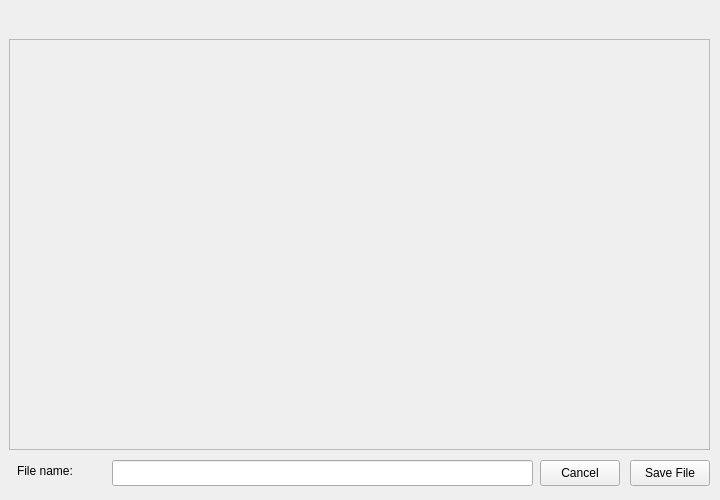
<?xml version="1.0" encoding="UTF-8"?>
<ui version="4.0">
 <class>Form</class>
 <widget class="QWidget" name="Form">
  <property name="geometry">
   <rect>
    <x>0</x>
    <y>0</y>
    <width>720</width>
    <height>500</height>
   </rect>
  </property>
  <property name="windowTitle">
   <string>Form</string>
  </property>
  <widget class="QPushButton" name="btnSave">
   <property name="geometry">
    <rect>
     <x>630</x>
     <y>460</y>
     <width>80</width>
     <height>26</height>
    </rect>
   </property>
   <property name="text">
    <string>Save File</string>
   </property>
  </widget>
  <widget class="QPushButton" name="btnCancel">
   <property name="geometry">
    <rect>
     <x>540</x>
     <y>460</y>
     <width>80</width>
     <height>26</height>
    </rect>
   </property>
   <property name="text">
    <string>Cancel</string>
   </property>
  </widget>
  <widget class="QLabel" name="lblInput">
   <property name="geometry">
    <rect>
     <x>10</x>
     <y>0</y>
     <width>701</width>
     <height>30</height>
    </rect>
   </property>
   <property name="text">
    <string/>
   </property>
  </widget>
  <widget class="QFrame" name="frm">
   <property name="geometry">
    <rect>
     <x>9</x>
     <y>39</y>
     <width>701</width>
     <height>411</height>
    </rect>
   </property>
   <property name="frameShape">
    <enum>QFrame::StyledPanel</enum>
   </property>
   <property name="frameShadow">
    <enum>QFrame::Raised</enum>
   </property>
  </widget>
  <widget class="QLineEdit" name="leSave">
   <property name="geometry">
    <rect>
     <x>112</x>
     <y>460</y>
     <width>421</width>
     <height>26</height>
    </rect>
   </property>
  </widget>
  <widget class="QLabel" name="lblFileName">
   <property name="geometry">
    <rect>
     <x>17</x>
     <y>460</y>
     <width>91</width>
     <height>21</height>
    </rect>
   </property>
   <property name="text">
    <string>File name:</string>
   </property>
  </widget>
 </widget>
 <resources/>
 <connections/>
</ui>
